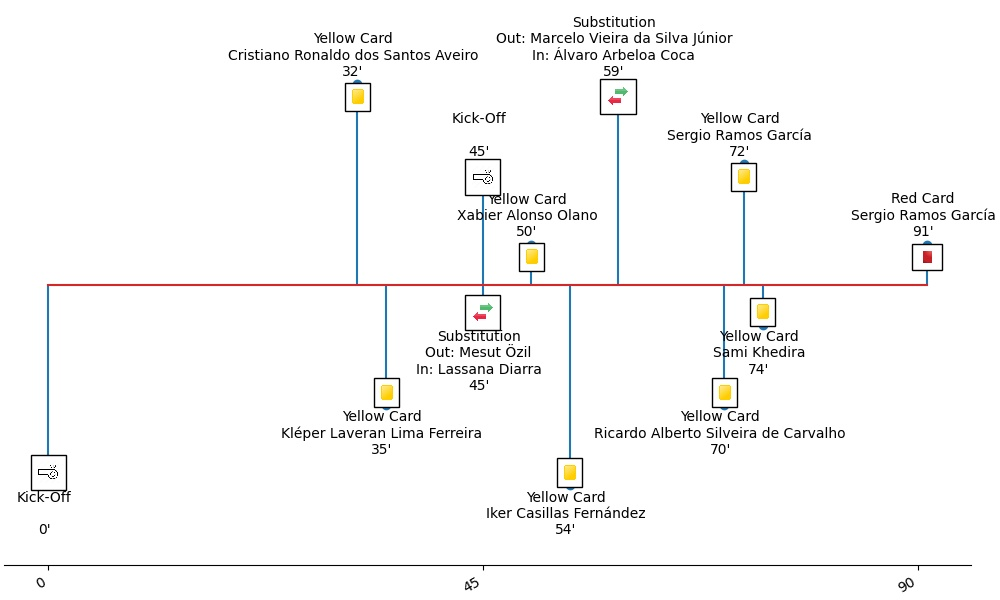

This chart was generated by the following Python code:
import matplotlib.pyplot as plt
import numpy as np
import matplotlib.dates as mdates
from matplotlib.offsetbox import (TextArea, DrawingArea, OffsetImage,
                                  AnnotationBbox)
from matplotlib.ticker import MultipleLocator
#ID for England vs Sweden Womens World Cup
match_id_required = 69299
home_team_required ="Real Madrid"
away_team_required ="Barcelona"

file_name=str(match_id_required)+'.json'

import json
with open('C:/Users/fares/Documents/eecs 582/project/582/SoccerTact_final/data/events/'+file_name, encoding="utf-8") as data_file:
    #print (mypath+'events/'+file)
    data = json.load(data_file)
    
#get the nested structure into a dataframe 
#store the dataframe in a dictionary with the match id as key (remove '.json' from string)
from pandas.io.json import json_normalize
df = json_normalize(data, sep = "_").assign(match_id = file_name[:-5])


real_data =  df.loc[df['team_name'] == 'Real Madrid'].set_index('id')

new_df = real_data[real_data['location'].notna()]
eventNames = []
details = []
minute = []
for i, events in real_data.iterrows():
    if (events['type_name'] == "Shot"):
        outcome=events['shot_outcome_name']
        if outcome  == 'Goal':
            details.append(events['player_name'])
            eventNames.append('Goal')
            minute.append(events['minute'])
    elif (events['type_name'] =='Substitution'):
        name = 'Out: ' + events['player_name'] +'\nIn: ' + events['substitution_replacement_name']
        details.append(name) 
        eventNames.append("Substitution")
        minute.append(events['minute'])
    elif (events['type_name'] =='Half Start'):
        details.append("") 
        eventNames.append('Kick-Off') 
        minute.append(events['minute'])
    elif (events['type_name'] =='Foul Committed'):
        if (events['foul_committed_card_name'] == "Yellow Card"):
            details.append(events['player_name']) 
            eventNames.append('Yellow Card') 
            minute.append(events['minute'])
        elif (events['foul_committed_card_name'] == "Red Card"):
            details.append(events['player_name']) 
            eventNames.append('Red Card') 
            minute.append(events['minute'])
    elif(events['type_name']=='Bad Behaviour'):
        if (events['bad_behaviour_card_name'] == "Yellow Card"):
            details.append(events['player_name']) 
            eventNames.append('Yellow Card') 
            minute.append(events['minute'])
        elif (events['bad_behaviour_card_name'] == "Red Card"):
            details.append(events['player_name']) 
            eventNames.append('Red Card') 
            minute.append(events['minute'])


dates = ['0' , '45', '90']

# # Choose some nice levels
levels = np.tile([-5, 5, -3, 3, -1, 1], int(np.ceil(len(minute)/6)))[:len(minute)]
# print (levels)
# # Create figure and plot a stem plot with the date
fig, ax = plt.subplots(figsize=(10, 6), constrained_layout=True)
# ax.set(title="Real Madrid")
plt.ylim(-7,7)
markerline, stemline, baseline = ax.stem(minute, levels)

#plt.setp(markerline, mec="k", mfc="w", zorder=3)

# # Shift the markers to the baseline by replacing the y-data by zeros.
#markerline.set_ydata(np.zeros(len(dates)))

# annotate lines
sb = plt.imread('soccer-ball.png') 
goal = OffsetImage(sb, zoom=0.04)
goal.image.axes = ax
ko = plt.imread('kickoff.png') 
kick =  OffsetImage(ko, zoom=0.03)
kick.image.axes = ax
s = plt.imread('substitution.jpg') 
sub =  OffsetImage(s, zoom=0.03)
sub.image.axes = ax
yc = plt.imread('Yellowcard.png') 
yellow =  OffsetImage(yc, zoom=0.01)
yellow.image.axes = ax
rc = plt.imread('Redcard.png') 
red =  OffsetImage(rc, zoom=0.01)
red.image.axes = ax

vert = np.array(['top', 'bottom'])[(levels > 0).astype(int)]
for d, m, l, r, va in zip(details, minute, levels, eventNames, vert):
    if(r == "Goal"):
        ab = AnnotationBbox(goal, (m,l), xybox=(0, np.sign(l)*-9),xycoords='data',
                    boxcoords="offset points",
                    pad=0.5) 
    elif (r == "Kick-Off"):
        ab = AnnotationBbox(kick, (m,l), xybox=(0, np.sign(l)*-9),xycoords='data',
                    boxcoords="offset points",
                    pad=0.5) 
    elif (r == "Substitution"):
        ab = AnnotationBbox(sub, (m,l), xybox=(0, np.sign(l)*-9),xycoords='data',
                    boxcoords="offset points",
                    pad=0.5) 
    elif (r == "Yellow Card"):
        ab = AnnotationBbox(yellow, (m,l), xybox=(0, np.sign(l)*-9),xycoords='data',
                    boxcoords="offset points",
                    pad=0.5) 
    elif (r == "Red Card"):
        ab = AnnotationBbox(red, (m,l), xybox=(0, np.sign(l)*-9),xycoords='data',
                    boxcoords="offset points",
                    pad=0.5) 
    # newax = fig.add_axes([d/100,l/10,0.2,0.2], zorder=1)
    # newax.imshow(im)
    ax.add_artist(ab)
    ax.annotate(r+'\n'+d+'\n'+str(m) +"'", xy=(m, l), xytext=(-3, np.sign(l)*4),
                textcoords="offset points", va=va, ha="center")


# # format xaxis with 4 month intervals
ax.get_xaxis().set_major_locator(MultipleLocator(45))
# # ax.get_xaxis().set_major_formatter(mdates.DateFormatter("%b %Y"))
plt.setp(ax.get_xticklabels(), rotation=30, ha="right")

# # remove y axis and spines
ax.get_yaxis().set_visible(False)
#ax.get_xaxis().set_visible(False)
for spine in ["left", "top", "right"]:
    ax.spines[spine].set_visible(False)
plt.savefig("timeline.jpg") 
# ax.margins(y=0.1)